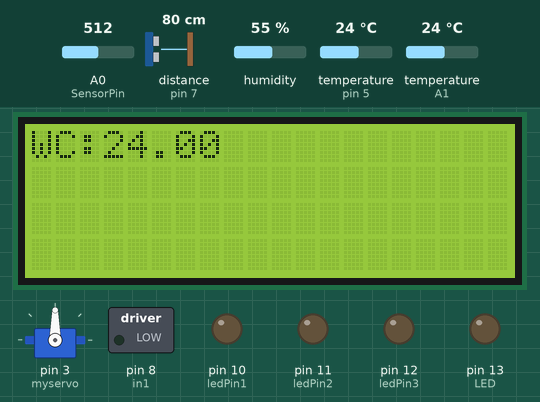
A sketch run on a simulated Arduino Uno, built with avr-gcc and run on an emulated ATmega328P. On the bench: 20×4 character LCD, servo, switched loads named in the sketch (green lamp = pin HIGH), output pins drawn as LEDs (lit = HIGH). Wiring (inferred from the names in the program): ultrasonic range finder: trigger pin 6; echo pin 7. Inputs (shaded band) come from the test bench; at power-on: distance to the obstacle (sensor on pin 7) 80 cm, temperature (sensors on pin 5, A1) 24 °C, A0 (SensorPin) = 512, humidity 55 %. The echo pulse lasts 58.3 µs per cm; pins used as bus, display or sensor lines are not drawn; what the sketch prints to the serial monitor is not drawn.

Above: at 1.2 s.
1.3 s: distance to the obstacle (sensor on pin 7) set to 250 cm
4.6 s: temperature (sensor on pin 5) set to 28 °C
At 12.23 s:
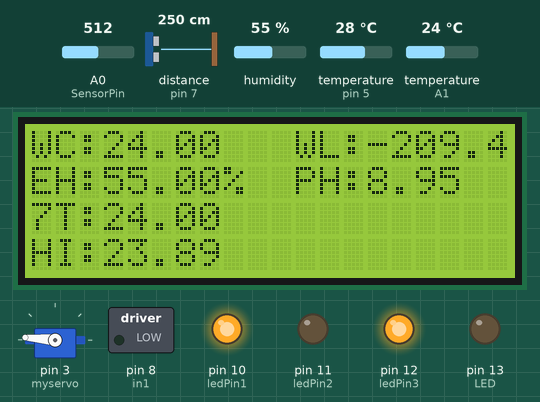
At 17.0 s:
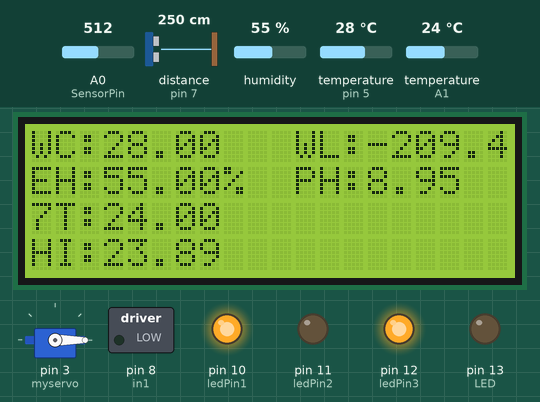
17.7 s: temperature (sensor on pin 5) set to 31 °C
20.0 s: temperature (sensor on pin 5) set to 12 °C
At 28.23 s:
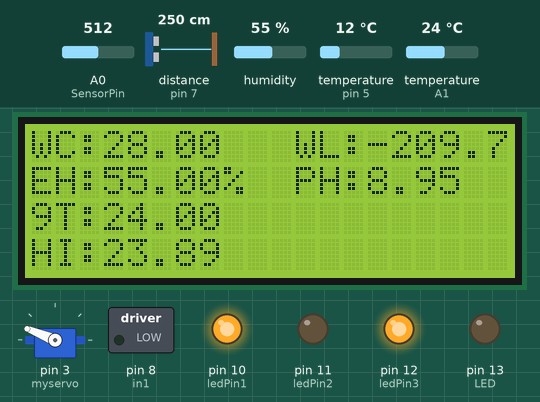
At 28.83 s:
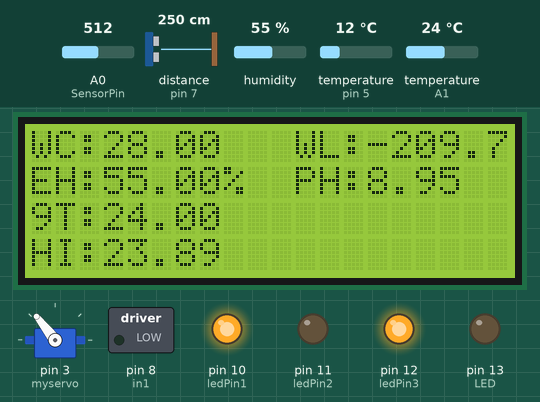
33.6 s: A0 (SensorPin) set to 358
35.8 s: A0 (SensorPin) set to 329
Timing chart, 0 to 51.6 s (numbered marks = the images above; inputs shaded):
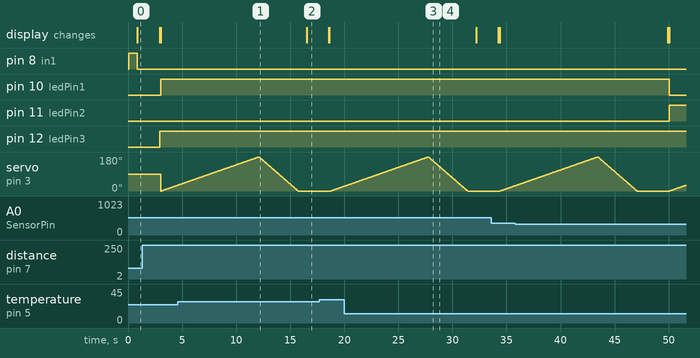

Measured:
- after the input at 4.6 s, the display: changes after 11.9 s (image 2)
- after the input at 20.0 s, pin 8 (in1): stays LOW (without the input it goes to HIGH after 12.2 s)
- after the input at 35.8 s, pin 10 (ledPin1): HIGH → LOW after 14.2 s; pin 11 (ledPin2): LOW → HIGH after 14.2 s

The sketch:

DAQ_Aqua.ino
```cpp
#include <TimeLib.h>
#include <Servo.h>
Servo myservo;  // create servo object to control a servo
// twelve servo objects can be created on most boards

int pos = 0;    // variable to store the servo position

#include <DHT.h>

#include <OneWire.h>
#include <DallasTemperature.h>


#include <Wire.h>
#include <LiquidCrystal_I2C.h>

#define DHTPIN A1
#define DHTTYPE DHT11
#define ONE_WIRE_BUS 5

#define SENSOR A0            //pH meter Analog output to Arduino Analog Input 0
#define OFFSET 0.00            //deviation compensate
#define LED 13
#define SAMPLING_INTERVAL 20
#define PRINT_INTERVAL 800
#define ARRAY_LENGTH  40    //times of collection

#define TIME_HEADER  "T"   // Header tag for serial time sync message
#define TIME_REQUEST  7    // ASCII bell character requests a time sync message


int PH_ARRAY[ARRAY_LENGTH];   //Store the average value of the sensor feedback
int PH_ARRAY_INDEX=0;
#define SensorPin A0 //pH meter Analog output to Arduino Analog Input 0
unsigned long int avgValue; //Store the average value of the sensor feedback
float b;
int buf[10],temp;
int in1 = 8;

long duration;
float linearlength;
float dist;


void wt_tmp();
void dht_sen();
void wt_lvl();
void ph_sen();
void servo_motor();

int ledPin1 = 10;                // LED connected to digital pin 10 (PH UP)
int ledPin2 = 11;                // LED connected to digital pin 11 (PH DOWN)
int ledPin3 = 12;                // LED connected to digital pin 12 (WATER LEVEL)

DHT dht(DHTPIN, DHTTYPE);
OneWire oneWire(ONE_WIRE_BUS);
DallasTemperature sensors(&oneWire);
LiquidCrystal_I2C lcd(0x27, 2, 1, 0, 4, 5, 6, 7, 3, POSITIVE);

float Celcius=0;
float Fahrenheit=0;

const int trig = 6;
const int echo = 7;


void setup(void)
{
//TIME START
Serial.begin(9600);
  setTime(10, 17, 00, 9, 16, 2018);


//TIME END

//WT START

  //Serial.println("Initializing WT...!");
  sensors.begin();
//WT END

//DHT start
  //Serial.println("Initializing DHT...!");
  dht.begin();
//DHT end

//Water Level Start

  pinMode(trig, OUTPUT);
  pinMode(echo, INPUT);
//Water Level End

//PH START
  pinMode(LED,OUTPUT);

  //Serial.println("Initializing PH...!");    //Test the serial monitor
//PH END

//LCD START
lcd.begin(20, 4);
//LCD END

//RELAY START
  pinMode(in1, OUTPUT);
  digitalWrite(in1, HIGH);
//RELAY END

//LED
pinMode(ledPin1, OUTPUT);      // sets the digital pin as output
pinMode(ledPin2, OUTPUT);      // sets the digital pin as output
pinMode(ledPin3, OUTPUT);      // sets the digital pin as output

//
myservo.attach(3);
}

void loop(void)
{
//TIME START
  Serial.print(hour());
  printDigits(minute());
  printDigits(second());
  Serial.print(" ");
  Serial.print(day());
  Serial.print(" ");
  Serial.print(month());
  Serial.print(" ");
  Serial.print(year());
  Serial.print(",");
// TIME END

    wt_tmp();
    dht_sen();
    wt_lvl();
    ph_sen();
    servo_motor();


}


//Functions are beyond here:

void printDigits(int digits){
  // utility function for digital clock display: prints preceding colon and leading 0
  Serial.print(":");
  if(digits < 10)
    Serial.print('0');
  Serial.print(digits);
}

void ph_sen(){
  for(int i=0;i<10;i++) //Get 10 sample value from the sensor for smoothing the value
{
buf[i]=analogRead(SensorPin);
delay(10);
}
for(int i=0;i<9;i++) //sort the analog from small to large
{
for(int j=i+1;j<10;j++)
{
if(buf[i]>buf[j])
{
temp=buf[i];
buf[i]=buf[j];
buf[j]=temp;
}
}
}
avgValue=0;
for(int i=2;i<8;i++) //take the average value of 6 center sample
avgValue+=buf[i];
float phValue=(float)avgValue*5.0/1024/6; //convert the analog into millivolt
phValue=3.5*phValue+0.2; //convert the millivolt into pH value
  //Serial.print("PH: ");
  Serial.print(phValue,2);
  Serial.println("");
  if (phValue > 6){
      digitalWrite(ledPin1, HIGH);

    }else digitalWrite(ledPin1, LOW);

  if (phValue < 6){
    digitalWrite(ledPin2, HIGH);
  }else digitalWrite(ledPin2, LOW);


lcd.setCursor(11,1);
lcd.print("PH:");
lcd.setCursor(14,1);
lcd.print(phValue,2);
}


void wt_tmp(){
  sensors.requestTemperatures();
  Celcius=sensors.getTempCByIndex(0);
  Serial.print(Celcius);
  Serial.print(",");
  lcd.setCursor(0,0);
  lcd.print("WC:");
  lcd.setCursor(3,0);
  lcd.print(Celcius);
  if (Celcius < 30){
  digitalWrite(in1, LOW);
  }else
  digitalWrite(in1, HIGH);


  delay(2000);
}

void dht_sen(){

  float h = dht.readHumidity();
  float t = dht.readTemperature();
  float f = dht.readTemperature(true);

  if (isnan(h) || isnan(t) ) {
    Serial.println("Failed to read from DHT sensor!");
    return;
  }

  float hif = dht.computeHeatIndex(f, h);

  float hic = dht.computeHeatIndex(t, h, false);

  //Serial.print("EH: ");
  Serial.print(h);

  Serial.print(",");
  lcd.setCursor(0,1);
  lcd.print("EH:");
  lcd.setCursor(3,1);
  lcd.print(h);
  lcd.setCursor(8,1);
  lcd.print("%");

  //Serial.print("ET: ");
  Serial.print(t);
  Serial.print(",");
  lcd.setCursor(0,2);
  lcd.print("ET:");
  lcd.setCursor(3,2);
  lcd.print(t);

  //Serial.print(" *C ");
   //Serial.print("\n");

  //Serial.print("HI: ");
  Serial.print(hic);
  Serial.print(",");
  lcd.setCursor(0,3);
  lcd.print("HI:");
  lcd.setCursor(3,3);
  lcd.print(hic);


}

void wt_lvl(){
digitalWrite(trig, LOW);
delayMicroseconds(2);
// Sets the trigPin on HIGH state for 10 micro seconds
digitalWrite(trig, HIGH);
delayMicroseconds(10);
digitalWrite(trig, LOW); // Reads the echoPin, returns the sound wave travel time in microseconds
duration = pulseIn(echo, HIGH); // Calculating the distance
linearlength = duration*0.034/2;
dist= 38- linearlength;  //Height of Water in the reservoir in cm
//Serial.print("WL:");
Serial.print(dist);
Serial.print(",");
  if (dist < 18){
    digitalWrite(ledPin3, HIGH);
  }else if (dist > 30)
  digitalWrite(ledPin3, LOW);
lcd.setCursor(11,0);
lcd.print("WL:");
lcd.setCursor(14,0);
lcd.print(dist);

}

void servo_motor() {
  for (pos = 0; pos <= 180; pos += 1) { // goes from 0 degrees to 180 degrees
    // in steps of 1 degree
    myservo.write(pos);              // tell servo to go to position in variable 'pos'
    delay(50);                       // waits 15ms for the servo to reach the position
  }
  for (pos = 180; pos >= 0; pos -= 1) { // goes from 180 degrees to 0 degrees
    myservo.write(pos);              // tell servo to go to position in variable 'pos'
    delay(20);                       // waits 15ms for the servo to reach the position
  }
}
```
